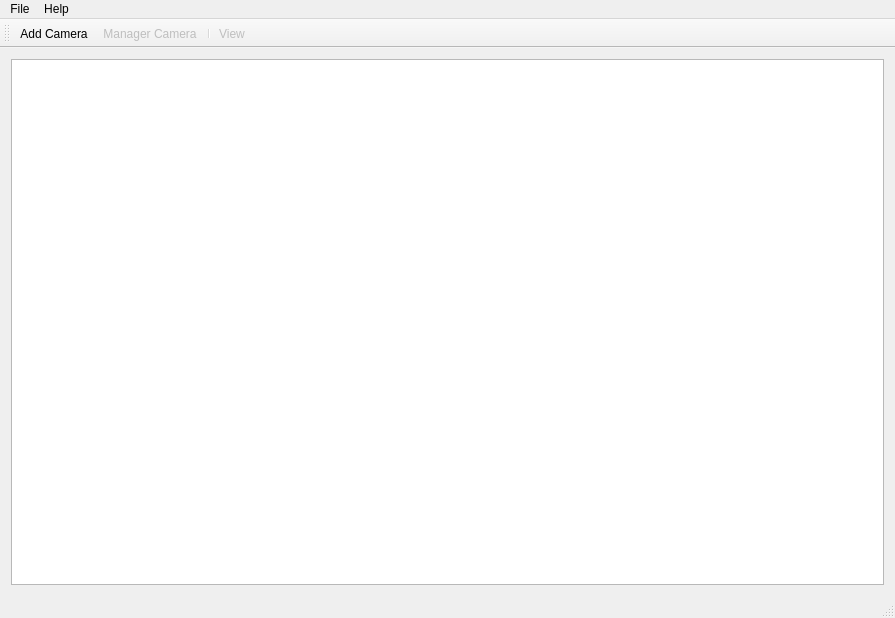
<?xml version="1.0" encoding="UTF-8"?>
<ui version="4.0">
 <class>MainWindow</class>
 <widget class="QMainWindow" name="MainWindow">
  <property name="geometry">
   <rect>
    <x>0</x>
    <y>0</y>
    <width>895</width>
    <height>618</height>
   </rect>
  </property>
  <property name="windowTitle">
   <string>qIPCam</string>
  </property>
  <property name="windowIcon">
   <iconset resource="../qipcam.qrc">
    <normaloff>:/image/qIPCam.png</normaloff>:/image/qIPCam.png</iconset>
  </property>
  <widget class="QWidget" name="centralWidget">
   <layout class="QHBoxLayout" name="horizontalLayout">
    <item>
     <widget class="QListWidget" name="lwCameras"/>
    </item>
   </layout>
  </widget>
  <widget class="QMenuBar" name="menuBar">
   <property name="geometry">
    <rect>
     <x>0</x>
     <y>0</y>
     <width>895</width>
     <height>29</height>
    </rect>
   </property>
   <widget class="QMenu" name="menuFile">
    <property name="title">
     <string>File</string>
    </property>
    <addaction name="actionQuit"/>
   </widget>
   <widget class="QMenu" name="menuHelp">
    <property name="title">
     <string>Help</string>
    </property>
    <addaction name="actionAbout"/>
   </widget>
   <addaction name="menuFile"/>
   <addaction name="menuHelp"/>
  </widget>
  <widget class="QToolBar" name="mainToolBar">
   <property name="enabled">
    <bool>true</bool>
   </property>
   <property name="movable">
    <bool>true</bool>
   </property>
   <property name="allowedAreas">
    <set>Qt::TopToolBarArea</set>
   </property>
   <property name="orientation">
    <enum>Qt::Horizontal</enum>
   </property>
   <property name="iconSize">
    <size>
     <width>32</width>
     <height>32</height>
    </size>
   </property>
   <property name="toolButtonStyle">
    <enum>Qt::ToolButtonTextUnderIcon</enum>
   </property>
   <property name="floatable">
    <bool>false</bool>
   </property>
   <attribute name="toolBarArea">
    <enum>TopToolBarArea</enum>
   </attribute>
   <attribute name="toolBarBreak">
    <bool>false</bool>
   </attribute>
   <addaction name="actionAddCamera"/>
   <addaction name="actionManagerCamera"/>
   <addaction name="separator"/>
   <addaction name="actionView"/>
  </widget>
  <widget class="QStatusBar" name="statusBar"/>
  <action name="actionQuit">
   <property name="text">
    <string>Quit</string>
   </property>
  </action>
  <action name="actionAbout">
   <property name="text">
    <string>About</string>
   </property>
  </action>
  <action name="actionAddCamera">
   <property name="icon">
    <iconset resource="../qipcam.qrc">
     <normaloff>:/image/add.png</normaloff>:/image/add.png</iconset>
   </property>
   <property name="text">
    <string>Add Camera</string>
   </property>
   <property name="toolTip">
    <string>Add Camera</string>
   </property>
  </action>
  <action name="actionManagerCamera">
   <property name="enabled">
    <bool>false</bool>
   </property>
   <property name="icon">
    <iconset resource="../qipcam.qrc">
     <normaloff>:/image/edit.png</normaloff>:/image/edit.png</iconset>
   </property>
   <property name="text">
    <string>Manager Camera</string>
   </property>
   <property name="toolTip">
    <string>Manager Camera</string>
   </property>
  </action>
  <action name="actionView">
   <property name="enabled">
    <bool>false</bool>
   </property>
   <property name="icon">
    <iconset resource="../qipcam.qrc">
     <normaloff>:/image/view.png</normaloff>:/image/view.png</iconset>
   </property>
   <property name="text">
    <string>View</string>
   </property>
  </action>
 </widget>
 <layoutdefault spacing="6" margin="11"/>
 <resources>
  <include location="../qipcam.qrc"/>
 </resources>
 <connections/>
</ui>
